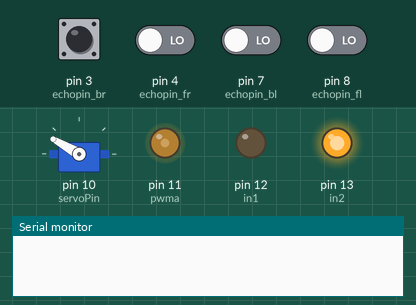
This sketch was run on a simulated Arduino Uno, built with avr-gcc and run on an emulated ATmega328P. Parts: servo, output pins drawn as LEDs (lit = HIGH), the last lines printed to the serial monitor. Inputs (shaded band) come from the test bench; at power-on: pin 3 (echopin_br), pin 4 (echopin_fr), pin 7 (echopin_bl), pin 8 (echopin_fl) LOW. Pins used as bus, display or sensor lines are not drawn.

Above: at 1.2 s.
1.3 s: pin 3 (echopin_br) pulsed HIGH 5 times (0.12 s each, 0.3 s apart)
At 4.5 s:
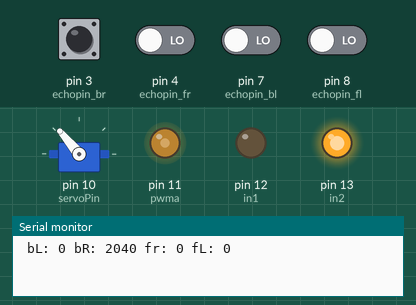
Timing chart, 0 to 8.9 s (numbered marks = the images above; inputs shaded):
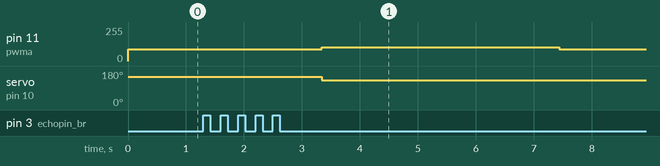

Measured:
- after the input at 1.3 s, pin 11 (pwma): 90/255 → 105/255 after 2.0 s, → 90/255 4.1 s later; servo on pin 10 (servoPin): 150° → 130° after 2.0 s

The sketch:

pid_with_servo__1_.ino
```cpp
#include <Servo.h>
int servoPin = 10;
Servo Servo1;
int trigpin_fr = 5;
int echopin_fr = 4;
int trigpin_fl = 9;
int echopin_fl = 8;
int trigpin_br = 2;
int echopin_br = 3;
int trigpin_bl = 6;
int echopin_bl = 7;
const int in1 = 12;
const int in2 = 13;
int pwma=11;
//const int in3 = 9;
//const int in4 = 8;
//int pwmb=5;
long duration;
double ki = 0;
double kd = 0;
int kp = 1.8;
unsigned long currentTime, previousTime;
double elapsedTime;
double lastError = 0;
double input, setPoint;
int output;
int Error;
double cumError, rateError;
int avgl;
int avgr;
void setup() {
    Servo1.attach(servoPin);
    pinMode(trigpin_fr,OUTPUT);
    pinMode(echopin_fr,INPUT);
    pinMode(trigpin_fl,OUTPUT);
    pinMode(echopin_fl,INPUT);
    pinMode(trigpin_br,OUTPUT);
    pinMode(echopin_br,INPUT);
    pinMode(trigpin_bl,OUTPUT);
    pinMode(echopin_bl,INPUT);
    pinMode(pwma,OUTPUT) ;
    pinMode(in1,OUTPUT);
    pinMode(in2,OUTPUT) ;
//    pinMode(pwmb,OUTPUT) ;
//    pinMode(in3,OUTPUT);
//    pinMode(in4,OUTPUT) ;
    Serial.begin(9600);
    digitalWrite(in1,LOW);
    digitalWrite(in2,HIGH);
    analogWrite(pwma,90);
    Servo1.write(150);

}

void loop(){
int dfr= sensor(trigpin_fr,echopin_fr);
int dfl= sensor(trigpin_fl,echopin_fl);
int dbr= sensor(trigpin_br,echopin_br);
int dbl= sensor(trigpin_bl,echopin_bl);
digitalWrite(in1,LOW);
digitalWrite(in2,HIGH);
analogWrite(pwma,90);
avgr=(dfr+dbr)/2;
avgl = (dfl +dbl)/2;
input = abs(avgr-avgl);
output = computError(input);
Serial.print(" bL: ");
Serial.print(dbl);
Serial.print(" bR: ");
Serial.print(dbr);
Serial.print(" fr: ");
Serial.print(dfr);
Serial.print(" fL: ");
Serial.print(dfl);
Serial.println();
if(avgr-avgl>0)
{
   if(output>20)
     {
        output=20;
     }
     if(output>15)
     {
          analogWrite(pwma,105);
     }
  Servo1.write(150-output);
}
if(avgl-avgr>0)
{
   if(output>20)
   {
      output= 20;
   }
   if(output>15)
     {
          analogWrite(pwma,105);
     }
   Servo1.write(150+output);
}
//if((avgr-avgl)>3)  // turn right
// {
//  digitalWrite(in3,LOW);
//  digitalWrite(in4,HIGH);
//  analogWrite(pwma,165);
// }
// else if(avgl-avgr>3) // turns left
// {
//  digitalWrite(in3,HIGH);
//  digitalWrite(in4,LOW);
//  analogWrite(pwma,165);
// }
// else
// {
//  digitalWrite(in3,HIGH);
//  digitalWrite(in4,HIGH);
//  analogWrite(pwma,150);
// }
delay(10);
}
int sensor(int trig,int echo){
 int distance = 0;
 digitalWrite(trig,LOW);
 delay(10);
 digitalWrite(trig,HIGH);
 delay(10);
 digitalWrite(trig,LOW);
 duration = pulseIn(echo,HIGH);
 distance = duration*(0.034/2);
 return distance;
}
int computError(double inp){
        int Setpoint =0 ;
        currentTime = millis();
        elapsedTime = (double)(currentTime - previousTime);        //compute time elapsed from previous computation

        Error = inp-Setpoint;                                // determine error
        cumError += Error * elapsedTime;
        if(cumError>100)
            cumError = int(cumError)%100;
        rateError = (Error - lastError)/elapsedTime;
        previousTime = currentTime;
        lastError = Error;
        double out = kp*Error + ki*cumError + kd*rateError;
       if(out>=20){
          out = 20;
         }
       return int(out);
}
```
